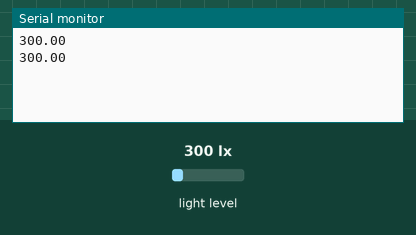
Simulated run of this sketch. Board: Arduino Uno, built with avr-gcc and run on an emulated ATmega328P. On the bench: the last lines printed to the serial monitor. The inputs (shaded band) are chosen by the test bench; at power-on: light level 300 lx.

Above: at 1.8 s.
1.9 s: light level set to 40 lx
At 2.8 s:
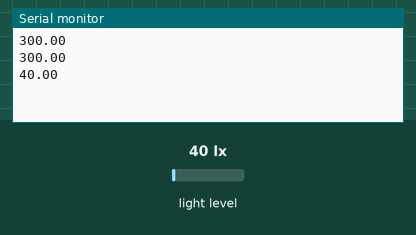
3.4 s: light level set to 500 lx
At 4.6 s:
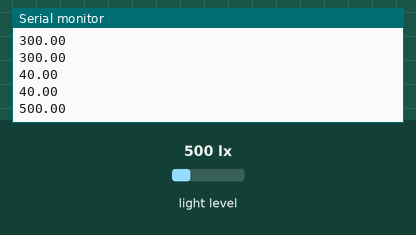
Timing chart, 0 to 6.4 s (numbered marks = the images above; inputs shaded):
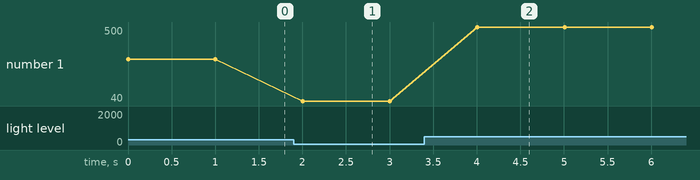

The sketch:

BH1750_test.ino
```cpp
#include <Wire.h>
#include <BH1750.h>

BH1750 light_meter;

void setup() {
  Serial.begin(9600);

  Wire.begin();
  light_meter.begin(BH1750::CONTINUOUS_HIGH_RES_MODE, 0x23, &Wire);
}

void loop() {
  const float light_level = light_meter.readLightLevel();

  Serial.println(light_level);
  delay(1000);

}
```

Measured:
- after the input at 1.9 s, the serial monitor: prints a new line after 0.10 s (image 1)
- after the input at 3.4 s, the serial monitor: prints a new line after 0.61 s (image 2)
- plotted number 1: 300 → 40 after the input at 1.9 s, 40 → 500 after the input at 3.4 s
